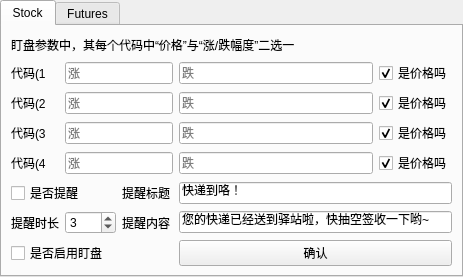
<?xml version="1.0" encoding="UTF-8"?>
<ui version="4.0">
 <class>MonitorNew</class>
 <widget class="QWidget" name="MonitorNew">
  <property name="geometry">
   <rect>
    <x>0</x>
    <y>0</y>
    <width>463</width>
    <height>268</height>
   </rect>
  </property>
  <property name="windowTitle">
   <string>Monitor</string>
  </property>
  <layout class="QGridLayout" name="gridLayout">
   <property name="leftMargin">
    <number>0</number>
   </property>
   <property name="topMargin">
    <number>0</number>
   </property>
   <property name="rightMargin">
    <number>0</number>
   </property>
   <property name="bottomMargin">
    <number>0</number>
   </property>
   <item row="0" column="0">
    <widget class="QTabWidget" name="tabWidget">
     <property name="currentIndex">
      <number>0</number>
     </property>
     <widget class="QWidget" name="tab_base">
      <attribute name="title">
       <string>Stock</string>
      </attribute>
      <layout class="QGridLayout" name="gridLayout_2">
       <item row="0" column="0" colspan="5">
        <widget class="QLabel" name="label_7">
         <property name="maximumSize">
          <size>
           <width>16777215</width>
           <height>20</height>
          </size>
         </property>
         <property name="text">
          <string>盯盘参数中，其每个代码中“价格”与“涨/跌幅度”二选一</string>
         </property>
        </widget>
       </item>
       <item row="1" column="0">
        <widget class="QLabel" name="label_3">
         <property name="text">
          <string>代码(1</string>
         </property>
        </widget>
       </item>
       <item row="1" column="1" colspan="2">
        <widget class="QLineEdit" name="lineEdit_3">
         <property name="placeholderText">
          <string>涨</string>
         </property>
        </widget>
       </item>
       <item row="1" column="3">
        <widget class="QLineEdit" name="lineEdit_4">
         <property name="placeholderText">
          <string>跌</string>
         </property>
        </widget>
       </item>
       <item row="1" column="4">
        <widget class="QCheckBox" name="checkBox_2">
         <property name="text">
          <string>是价格吗</string>
         </property>
         <property name="checked">
          <bool>true</bool>
         </property>
        </widget>
       </item>
       <item row="2" column="0">
        <widget class="QLabel" name="label_4">
         <property name="text">
          <string>代码(2</string>
         </property>
        </widget>
       </item>
       <item row="2" column="1" colspan="2">
        <widget class="QLineEdit" name="lineEdit_5">
         <property name="placeholderText">
          <string>涨</string>
         </property>
        </widget>
       </item>
       <item row="2" column="3">
        <widget class="QLineEdit" name="lineEdit_6">
         <property name="placeholderText">
          <string>跌</string>
         </property>
        </widget>
       </item>
       <item row="2" column="4">
        <widget class="QCheckBox" name="checkBox_3">
         <property name="text">
          <string>是价格吗</string>
         </property>
         <property name="checked">
          <bool>true</bool>
         </property>
        </widget>
       </item>
       <item row="3" column="0">
        <widget class="QLabel" name="label_5">
         <property name="text">
          <string>代码(3</string>
         </property>
        </widget>
       </item>
       <item row="3" column="1" colspan="2">
        <widget class="QLineEdit" name="lineEdit_7">
         <property name="placeholderText">
          <string>涨</string>
         </property>
        </widget>
       </item>
       <item row="3" column="3">
        <widget class="QLineEdit" name="lineEdit_8">
         <property name="placeholderText">
          <string>跌</string>
         </property>
        </widget>
       </item>
       <item row="3" column="4">
        <widget class="QCheckBox" name="checkBox_4">
         <property name="text">
          <string>是价格吗</string>
         </property>
         <property name="checked">
          <bool>true</bool>
         </property>
        </widget>
       </item>
       <item row="4" column="0">
        <widget class="QLabel" name="label_6">
         <property name="text">
          <string>代码(4</string>
         </property>
        </widget>
       </item>
       <item row="4" column="1" colspan="2">
        <widget class="QLineEdit" name="lineEdit_9">
         <property name="placeholderText">
          <string>涨</string>
         </property>
        </widget>
       </item>
       <item row="4" column="3">
        <widget class="QLineEdit" name="lineEdit_10">
         <property name="placeholderText">
          <string>跌</string>
         </property>
        </widget>
       </item>
       <item row="4" column="4">
        <widget class="QCheckBox" name="checkBox_5">
         <property name="text">
          <string>是价格吗</string>
         </property>
         <property name="checked">
          <bool>true</bool>
         </property>
        </widget>
       </item>
       <item row="5" column="0" colspan="2">
        <widget class="QCheckBox" name="checkBox">
         <property name="text">
          <string>是否提醒</string>
         </property>
        </widget>
       </item>
       <item row="5" column="2">
        <widget class="QLabel" name="label">
         <property name="text">
          <string>提醒标题</string>
         </property>
        </widget>
       </item>
       <item row="5" column="3" colspan="2">
        <widget class="QLineEdit" name="lineEdit">
         <property name="text">
          <string>快递到咯！</string>
         </property>
        </widget>
       </item>
       <item row="6" column="0">
        <widget class="QLabel" name="label_8">
         <property name="text">
          <string>提醒时长</string>
         </property>
        </widget>
       </item>
       <item row="6" column="1">
        <widget class="QSpinBox" name="spinBox">
         <property name="maximum">
          <number>10</number>
         </property>
         <property name="value">
          <number>3</number>
         </property>
        </widget>
       </item>
       <item row="6" column="2">
        <widget class="QLabel" name="label_2">
         <property name="text">
          <string>提醒内容</string>
         </property>
        </widget>
       </item>
       <item row="6" column="3" colspan="2">
        <widget class="QLineEdit" name="lineEdit_2">
         <property name="text">
          <string>您的快递已经送到驿站啦，快抽空签收一下哟~</string>
         </property>
        </widget>
       </item>
       <item row="7" column="0" colspan="3">
        <widget class="QCheckBox" name="checkBox_6">
         <property name="text">
          <string>是否启用盯盘</string>
         </property>
        </widget>
       </item>
       <item row="7" column="3" colspan="2">
        <widget class="QPushButton" name="pushButton_accepted_monitor">
         <property name="text">
          <string>确认</string>
         </property>
        </widget>
       </item>
      </layout>
     </widget>
     <widget class="QWidget" name="tab_fc">
      <attribute name="title">
       <string>Futures</string>
      </attribute>
     </widget>
    </widget>
   </item>
  </layout>
 </widget>
 <resources/>
 <connections/>
</ui>
